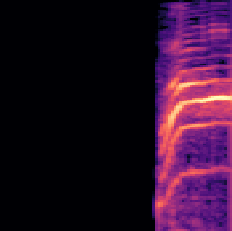
#> input picture data_sample/audio/cats/cat0004.png, 232 x 231 px, found by its file name; its folder holds only this picture in this run
$ python preprocess_images.py
#> lines starting #> are read from the running program, lines starting #| are printed output that depends on the picture
import os
import cv2
import numpy as np

IMAGE_SIZE = (64, 64)
DATA_PATH = "data/extracted"

def preprocess_images(input_folder):
#> called with input_folder = 'data/extracted/training_set'
    for category in ["cats", "dogs"]:
        folder_path = os.path.join(input_folder, category)
        for filename in os.listdir(folder_path):
            img_path = os.path.join(folder_path, filename)
            img = cv2.imread(img_path, cv2.IMREAD_GRAYSCALE)
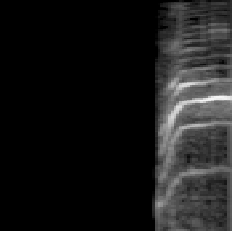
#> img: shape (231, 232); min 0, max 245, mean 26
            if img is not None:
                img = cv2.resize(img, IMAGE_SIZE) / 255.0
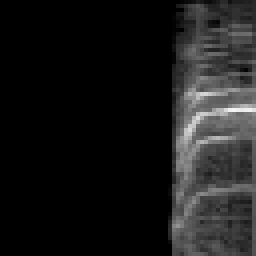
#> img: shape (64, 64) float64 (shown 4 times larger); min 0, max 0.961, mean 0.101
                cv2.imwrite(img_path, (img * 255).astype(np.uint8))

print("🔄 Prétraitement des images...")
#> (the run stopped early here; a loop or call above may not have finished)
